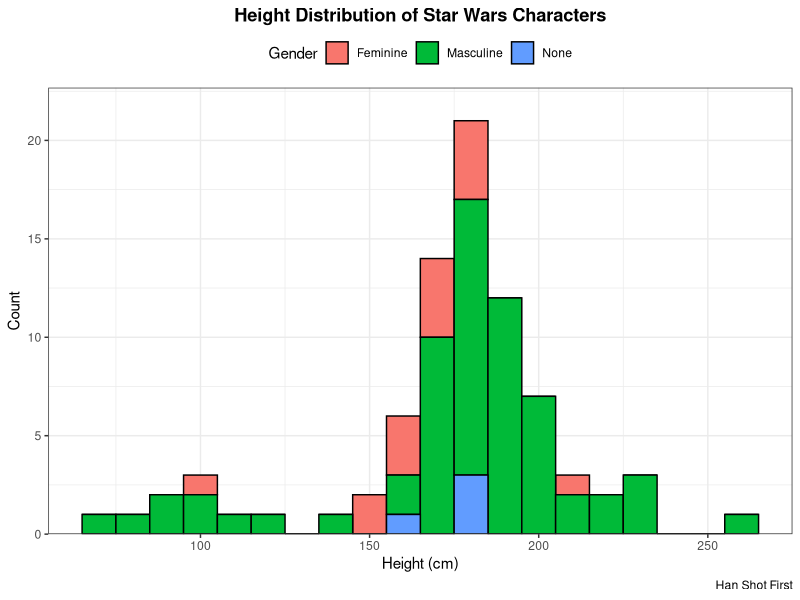
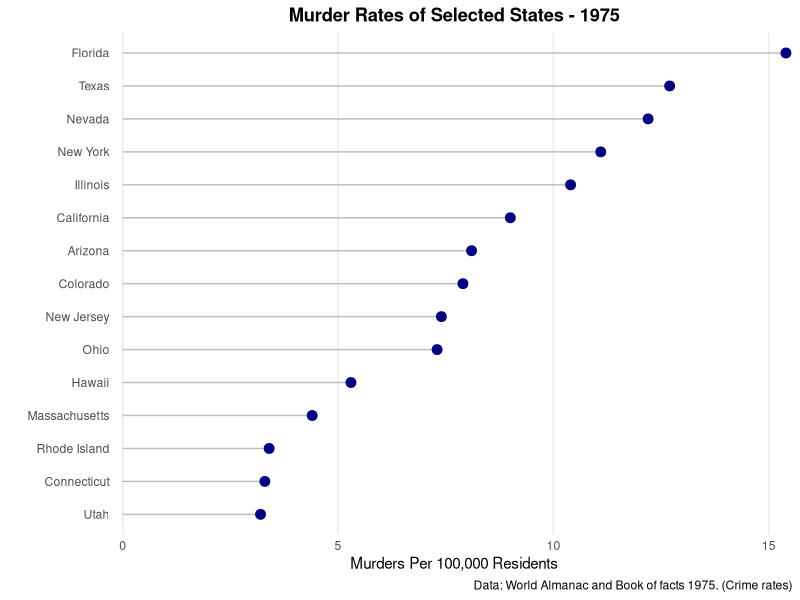
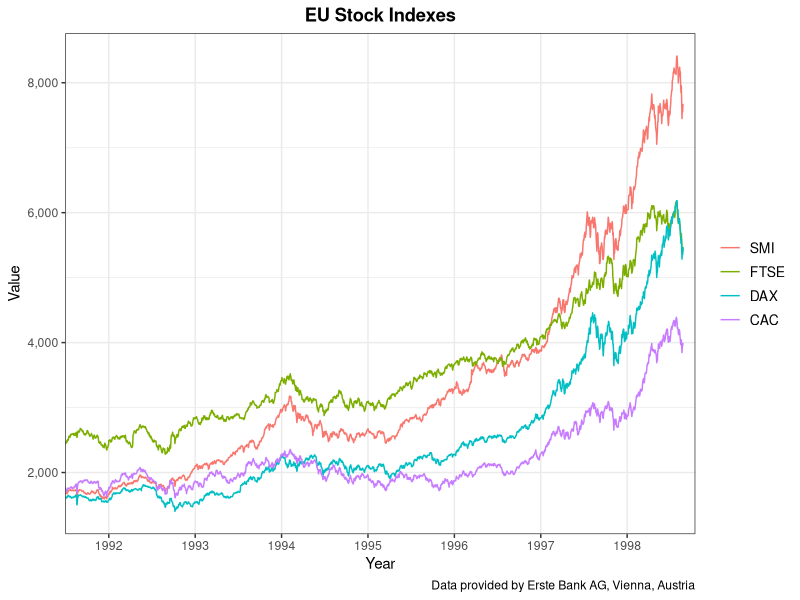

These figures' R source, in order:
## ---- chunk 1
library(knitr)
library(stringr)
library(here)

# get name of file during knitting and strip file extension
rmd_filename <- str_remove(knitr::current_input(),"\\.Rmd")
print(rmd_filename)
#, base.url = "/"
knitr::opts_knit$set(base.dir = here::here()) # project root folder
knitr::opts_chunk$set(fig.path = str_c(here::here("rmd_images",rmd_filename),'/'),echo=TRUE) # image path
## ---- chunk 2
library(tidyverse)
library(ggplot2)

# Set default ggplot theme
theme_set(theme_bw()+
  theme(legend.position = "top",
            plot.subtitle= element_text(face="bold",hjust=0.5),
            plot.title = element_text(lineheight=1, face="bold",hjust = 0.5)))
## ---- chunk 3
# Average height and weight by species
starwars_jac <- starwars %>% group_by(name) %>%
  mutate(num_films=length(unlist(films)),
         height_to_mass_ratio = height / mass,
           # bucket species variable
  species_collapsed=case_when(!(species %in% c('Human','Droid')) ~ 'Other',
    TRUE ~ species)) %>%
  ungroup() %>%
  mutate(gender=str_to_title(gender)) # capitalize gender

## Drop missing height and weight values for scatter plot
# Also drop Jabba and Yoda because they are outliers
starwars_ht_wt <- starwars_jac %>% drop_na(c(height,mass,gender)) %>%
  filter(!str_detect(name,'Jabba|Yoda')) %>% 
  filter(num_films >= 3) 

### Crime Data

murder_rates <- USArrests %>% 
  rownames_to_column('State') %>%
  as_tibble() %>%
  arrange(desc(UrbanPop)) %>%
  head(15) %>%
  arrange(desc(Murder)) %>% 
  mutate(State=factor(State,levels=rev(State)))

### Stock Data
eu_stock <- EuStockMarkets %>% 
  as_tibble() %>%
  gather(Index,Price) %>%
  mutate(Year=rep(time(EuStockMarkets),4)) 
## ---- chunk 4
# Histogram with autobinning based on gender
ggplot(starwars_jac %>% replace_na(list(gender='None')), aes(height)) + #scale_fill_manual(values = wes_palette('Moonrise2')) +
  geom_histogram(aes(fill=gender), 
                   binwidth = 10, 
                   col="black") +
            #       size=.1) +  # change binwidth
  # remove bottom inner margin with expand
scale_y_continuous(expand = c(0,0,0.08,0)) + 
  labs(title="Height Distribution of Star Wars Characters", 
       caption="Han Shot First") +
xlab('Height (cm)') +
ylab('Count') +
guides(fill = guide_legend(title='Gender'))
## ---- chunk 5
  ggplot(data=murder_rates, aes(x=State, y=Murder) ) +
    geom_segment( aes(x=State ,xend=State, y=0, yend=Murder), color="grey") +
    geom_point(size=3, color="navy") +
   theme_minimal() +
  theme(    plot.subtitle= element_text(face="bold",hjust=0.5),
            plot.title = element_text(lineheight=1, face="bold",hjust = 0.5),
      panel.grid.minor.y = element_blank(),
      panel.grid.major.y = element_blank(),
      panel.grid.minor.x = element_blank(),
      legend.position="none"
    ) +
  coord_flip() +
    # expand gets rid of space between labels stem of lollipops
    scale_y_continuous(expand = c(0, .15)) + 
    labs(title='Murder Rates of Selected States - 1975',
        caption='Data: World Almanac and Book of facts 1975. (Crime rates)') +
    xlab("") +
    ylab('Murders Per 100,000 Residents')
## ---- chunk 6

# Start and end for the breaks on the horizontal axis
eu_plot_lims <- c(ceiling(min(eu_stock$Year)),floor(max(eu_stock$Year)))

# Performance of EU Stock Indexes
ggplot(eu_stock,
          aes(x=Year,y=Price,color = fct_rev(Index))) +
geom_line() +
scale_x_continuous(breaks=eu_plot_lims[1]:eu_plot_lims[2],
                   expand=c(0,0,0.02,0)) +
scale_y_continuous(labels=scales::comma) + 
#scale_color_manual(values=wes_palette('GrandBudapest2')) +
labs(title='EU Stock Indexes',
     caption='Data provided by Erste Bank AG, Vienna, Austria') +
theme(legend.title = element_blank(),
      panel.grid.minor.x = element_blank(),
      legend.text=element_text(size=10),
      legend.position='right') +
xlab('Year') +
ylab('Value') +
# make legend lines bigger
guides(colour = guide_legend(override.aes = list(size=2.5))) 

